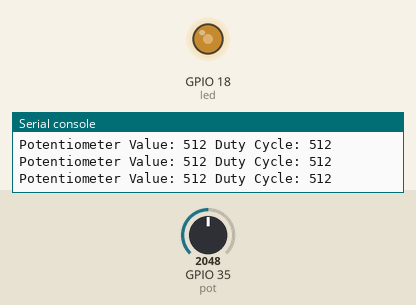
A program run on a simulated ESP32 board running MicroPython. Shown: output pins drawn as LEDs (lit = HIGH), the last lines printed to the serial console. The inputs (shaded band) are chosen by the test bench; at power-on: GPIO 35 (pot) = 2048 (analog values on the 0–4095 scale).

Above: at 1.2 s.
1.3 s: GPIO 35 (pot) set to 2866
At 1.8 s:
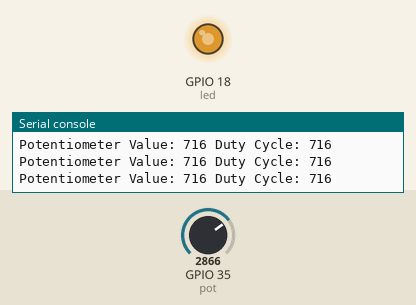
2.8 s: GPIO 35 (pot) set to 3603
At 4.0 s:
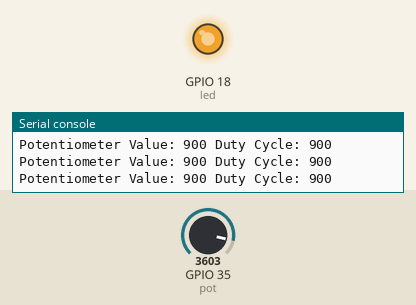
4.3 s: GPIO 35 (pot) set to 491
At 5.1 s:
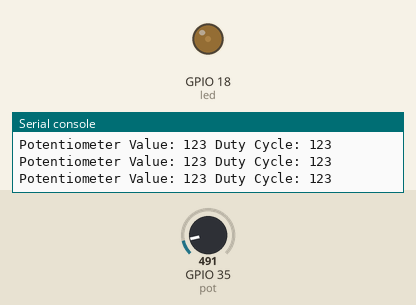
5.8 s: GPIO 35 (pot) set to 0
At 6.5 s:
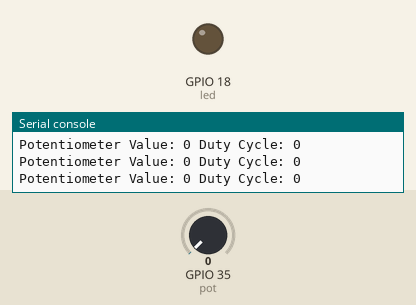
Timing chart, 0 to 8.3 s (numbered marks = the images above; inputs shaded):
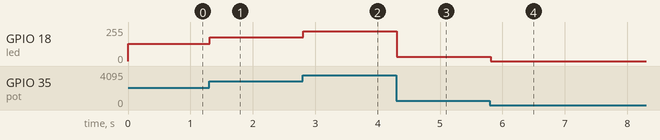

The program:

pwm_pot_fade.py
```python
from machine import Pin, ADC, PWM
import time

# Configure the potentiometer (ADC) on GPIO34
pot = ADC(Pin(35))
pot.atten(ADC.ATTN_11DB)  # Full range: 0-3.3V
pot.width(ADC.WIDTH_10BIT)  # 10-bit resolution (0-1023)

# Configure the LED (PWM) on GPIO2
led = PWM(Pin(18))
led.freq(1000)  # Set PWM frequency to 1kHz

while True:
    # Read potentiometer value
    pot_value = pot.read()

    # Map potentiometer value (0-1023) to duty cycle (0-1023)
    duty_cycle = pot_value

    # Set PWM duty cycle
    led.duty(duty_cycle)

    print("Potentiometer Value:", pot_value, "Duty Cycle:", duty_cycle)
    # Small delay to stabilize readings
    time.sleep(0.01)
```

Measured:
- after the input at 1.3 s, GPIO 18 (led): 128/255 → 178/255 at once
- after the input at 2.8 s, GPIO 18 (led): 178/255 → 224/255 at once
- after the input at 4.3 s, GPIO 18 (led): 224/255 → 31/255 at once
- after the input at 5.8 s, GPIO 18 (led): 31/255 → 0/255 at once
